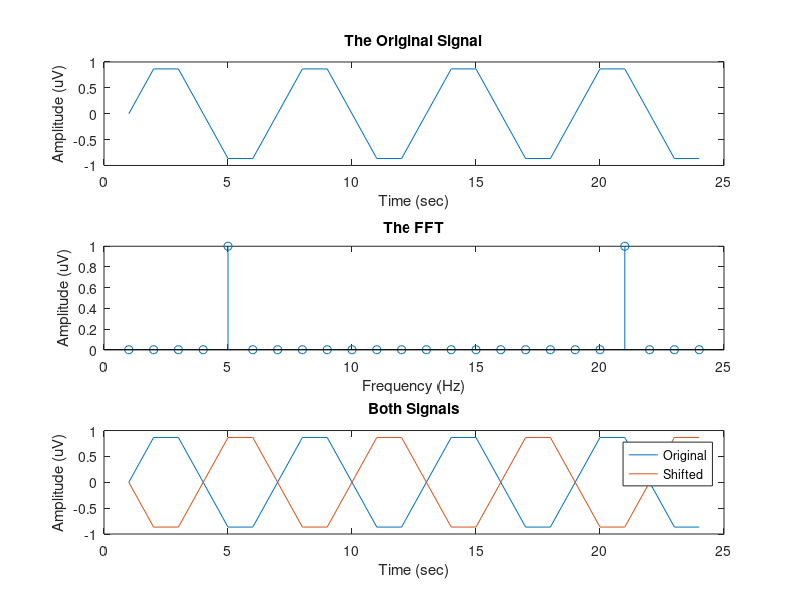

MATLAB code for this plot:
%% question 5
% a.
Fs = 12; N = 2; t = 0:(1/Fs):N-(1/Fs); f = 2; 
x = sin(2*pi*f*t);
figure(1);subplot(3,1,1);plot(x); title('The Original Signal'); ylabel('Amplitude (uV)'); xlabel('Time (sec)');
% b.
X = fft(x)/(length(x)/2); X = round(X);
non_zero_elements = find(abs(X) ~= 0);
figure(1);subplot(3,1,2);stem(abs(X)); title('The FFT'); ylabel('Amplitude (uV)'); xlabel('Frequency (Hz)');
% c.
x2 = circshift(x,3);
figure(1);subplot(3,1,3);plot(x); hold on; plot(x2); hold off;
title('Both Signals'); ylabel('Amplitude (uV)'); xlabel('Time (sec)');
legend('Original','Shifted');
% d
X2 = fft(x2)/length(x2); X2= round(X2);
X_phase = angle(X); X2_phase = angle(X2);
phase_shift = rad2deg(X_phase(non_zero_elements)-X2_phase(non_zero_elements))/180;
% e
k = 3; m = 2; N =length(x);
phase_shift_check = abs(exp(-1i*2*pi*k*m/N));